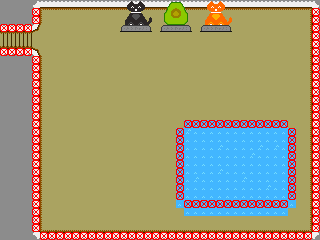

The image is a tile-based game level rendered from a .tmx file. Its description and source (layers, tilesets, objects; grid data summarised) follow:
An orthogonal 40x30 tile map with 8x8 px tiles, 3 tile layers (background, foreground, collision) and 5 objects (LVL-LEFT-0, NPC-JAVALS, NPC-GWEN, NPC-AVOCADO, NPC-PUZZLE_PIECE).

<map version="1.0" orientation="orthogonal" width="40" height="30" tilewidth="8" tileheight="8">
 <tileset firstgid="1" name="spritesheet" tilewidth="8" tileheight="8">
  <image source="../spritesheet.bmp" trans="ff00ff" width="512" height="1024" />
 </tileset>
 <layer name="background" width="40" height="30">
  <data>[1200 cells, 1200 non-empty, 139 distinct tile ids]</data>
 </layer>
 <layer name="foreground" width="40" height="30">
  <data>[1200 cells, 0 non-empty, 0 distinct tile ids]</data>
 </layer>
 <layer name="collision" width="40" height="30">
  <data>[1200 cells, 138 non-empty, 1 distinct tile ids]</data>
 </layer>
 <objectgroup name="entities" width="40" height="30">
  <object type="LVL-LEFT-0" x="0" y="32" width="8" height="16">
   <properties>
    <property name="sendto" value="testing4" />
   </properties>
  </object>
  <object type="NPC-JAVALS" x="200" y="0" width="32" height="32" />
  <object type="NPC-GWEN" x="120" y="0" width="32" height="32" />
  <object type="NPC-AVOCADO" x="160" y="0" width="32" height="32" />
  <object type="NPC-PUZZLE_PIECE" x="216" y="144" width="40" height="40">
   <properties>
    <property name="frames" value="npc_puzzle_piece" />
   </properties>
  </object>
 </objectgroup>
</map>
